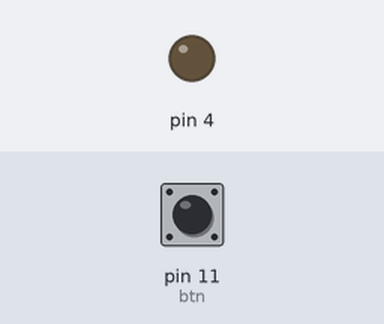
This sketch was run on a simulated Arduino Uno, built with avr-gcc and run on an emulated ATmega328P. On the bench: output pins drawn as LEDs (lit = HIGH). The test bench sets the inputs (shaded band); at power-on: pin 11 (btn) HIGH.

Above: at 1.2 s.
1.3 s: pin 11 (btn) pulled LOW for 0.15 s
At 1.42 s:
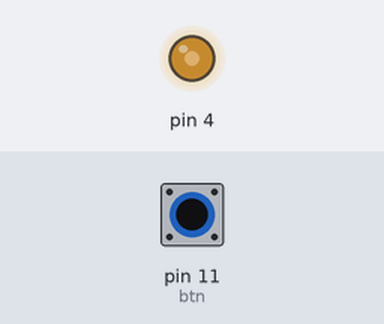
2.9 s: pin 11 (btn) pulled LOW for 1 s
At 5.0 s:
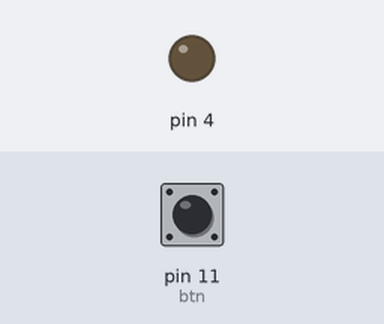
5.4 s: pin 11 (btn) pulled LOW for 3.2 s
At 8.63 s:
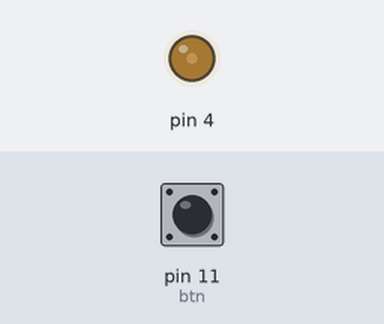
Timing chart, 0 to 10.2 s (numbered marks = the images above; inputs shaded):
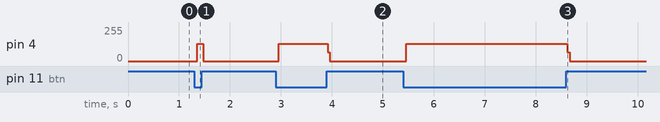

The sketch:

app.ino
```cpp
#include "Led.h"
#include "Button.h"

Led led(4);
Button btn(11);

// int pin_button = 11;
// int led = 4;
boolean state_previous = true;
boolean state_current;


void setup() {
    Serial.begin(9600);
    // pinMode(pin_button, INPUT_PULLUP);
    // pinMode(led,OUTPUT);     // 생성자에서 이미 했음
    btn.setCallback(work);
}

void work(){
    led.toggle();

    // int ledState = digitalRead(led);
    // digitalWrite(led, !ledState);   // 한번 누르면 상태 유지
}

// void loop() {
// state_current = digitalRead(pin_button);
// if(!state_current){ // 누른 경우
//     if(state_previous == true){
//         state_previous = false;
//         // 버튼을 누른 시점에서 해야할 작업
//         work();
//     }
//     delay(5);
// } else {
//     state_previous = true;
//     }
// }

// 누른동안 켜지게 하기

void loop(){
    // state_current = digitalRead(pin_button);
    // led.set(!state_current);
    // led.set(btn.read);
    btn.check();    // Falling 엣지가 발생했는지 체크
}
```

Button.cpp
```cpp
#include "Button.h"

Button::Button(int pin) : pin(pin){
    pinMode(pin, INPUT_PULLUP);
    state_previous = true;  // 디폴트 상태가 HIGH
    callback = NULL;
}

int Button::read(){
    return !digitalRead(pin);   // 소프트웨어에서는 풀다운인 것처럼 운영하기 때문에 !붙임
}

void Button::setCallback(void(*callback)()){
    this->callback = callback;
}

int Button::check(){
    state_current = digitalRead(pin);
    if(!state_current){
        if(state_previous == true){
            state_previous == false;
            // 버튼을 누른 시점에서 해야 할 작업
            // timer.setInterval(100,work);
            if(callback != NULL){
            callback();
            }
        }
        delay(5);
    } else{state_previous = true;}
}
```

Button.h
```cpp
#pragma once
#include <Arduino.h>

class Button{
protected:
    int pin;
    bool state_previous;
    bool state_current;
    void(*callback)();

public:
    Button(int pin);
    int read();
    void setCallback(void(*callback)());
    int check();
};
```

Led.cpp
```cpp
#include "Led.h"

Led::Led(int pin) : pin(pin){
    pinMode(pin,OUTPUT);
}

void Led::on(){
    digitalWrite(pin, HIGH);
}

void Led::off(){
    digitalWrite(pin,LOW);
}
void Led::toggle(){  // 현재상태 반전
    int state = digitalRead(pin);
    digitalWrite(pin, !state);
}

void Led::set(int value){
    digitalWrite(pin,value);
}
```

Led.h
```cpp
#pragma once

#include <Arduino.h>

class Led{
protected:
    int pin;

public:
    Led(int pin);
    void on();
    void off();
    void toggle();  // 현재상태 반전
    void set(int value);
};
```

Measured:
- after the input at 1.3 s, pin 4: 0/255 → 128/255 after 0.06 s, → 0/255 0.12 s later
- after the input at 2.9 s, pin 4: 0/255 → 128/255 after 0.06 s, → 0/255 0.96 s later
- after the input at 5.4 s, pin 4: 0/255 → 128/255 after 0.06 s, → 0/255 3.2 s later
